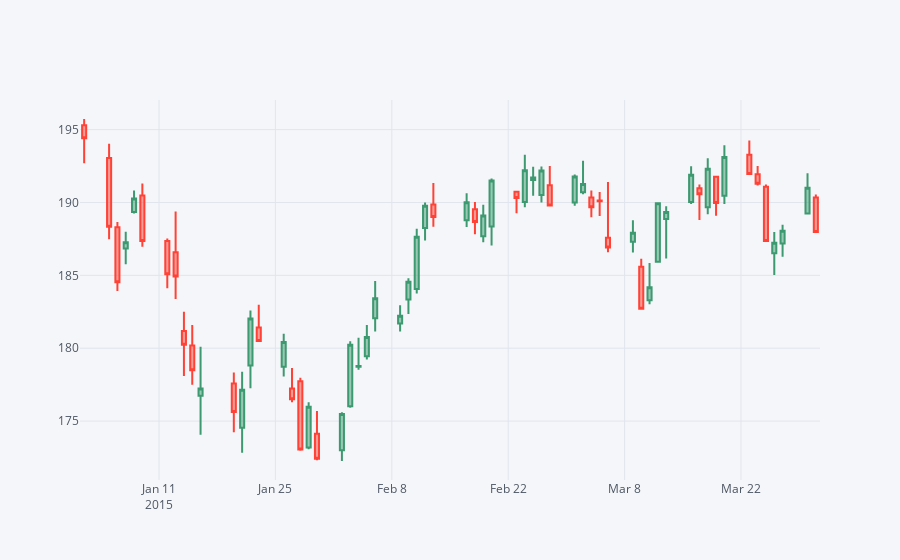

Notebook code for this chart:
### Code cell
#CANDLE PLOT
gs_candle = GS[['Open','High','Low','Close']]['2015-01-01':'2015-03-31']
gs_candle.iplot(kind='candle')
